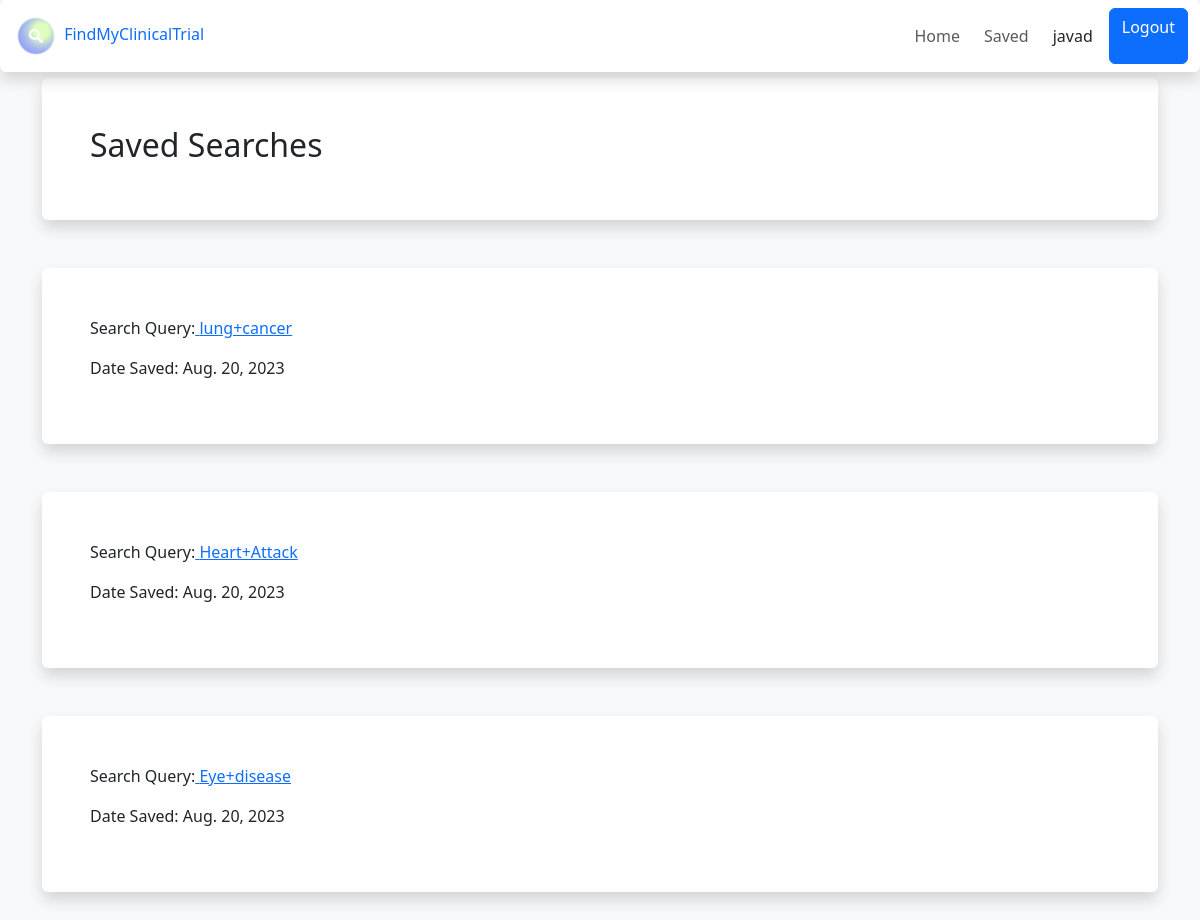
The app's page /saved_searches/ (signed in) with its own data.
### apiconnect/models.py (models this page shows)
class Search(models.Model):
    owner = models.ForeignKey(User, on_delete=models.CASCADE, null=True)
    query = models.TextField(null=False, blank=False)
    saved = models.DateField(auto_now=True)
    class Meta:
            ordering = ['-saved']

### apiconnect/views.py (the view)
# urls.py: path('saved_searches/', views.saved_searches, name='saved_searches'),
@login_required
def saved_searches(request):
    searches_query = Search.objects.filter(owner=request.user).order_by('-saved')
    searches = []
    idx = 1
    for item in searches_query:
        cond_idx = item.query.find('cond=')
        ampersand_idx = item.query.find('&filter')
        search_q = item.query[cond_idx + 5: ampersand_idx] if ampersand_idx != -1 else ''
        print(search_q)
        item_dict = {
            'idx' : idx,
            'search': search_q,
            'query': item.query,
            'saved': item.saved,
        }
        searches.append(item_dict)
        idx += 1
    print(searches)
    context = {'searches': searches}
    return render(request, 'apiconnect/saved_searches.html', context)

### apiconnect/templates/apiconnect/saved_searches.html (shortened to what this page needs)
{% extends 'main.html' %}
{% block content %}
<div class="shadow p-5 mt-5 mb-5 bg-white rounded" id="resultsTable" style="overflow: auto;">
<h2>Saved Searches</h2>
</div>
    {% for search in searches %}
    <div class="shadow p-5 mt-5 mb-5 bg-white rounded" id="resultsTable" style="overflow: auto;">
        <p>Search Query:<a href="#" onclick="submitForm('{{ search.idx }}'); return false;"> {{ search.search }} </a> </p>
        <p>Date Saved: {{ search.saved }}</p>
    </div>
    {% empty %}
    <div class="shadow p-5 mt-5 mb-5 bg-white rounded" id="resultsTable" style="overflow: auto;">
        No saved searches yet.
    {% endfor %}
    </div>
{% endblock %}

### templates/navbar.html (shortened to what this page needs)
{% load static %}
<nav id="mdb-navbar" class="  navbar fixed-top navbar-expand-lg navbar-light bg-white shadow rounded" >
    <div class="container-fluid">
        <a href="{% url 'home' %}" class="header__logo text-decoration-none">
            <img class="img-fluid" src="{% static 'apiconnect/images/logo.png' %}" style="width: 3em;" />
            <span>FindMyClinicalTrial</span>
        </a>
      <span id="dpl-navbar-new-right-buttons" class="navbar-nav ms-auto d-flex flex-row">
      <ul id="main-navbar" class="nav navbar-nav nav-flex-icons ml-auto ms-auto flex-row">
        <li class="nav-item m-2 me-lg-0 ">
            <a class="nav-link" href="/">
              <span class="d-none d-lg-inline-block">Home</span>
            </a>
        </li>
        {% if request.user.is_authenticated %}
        <li class="nav-item m-2 me-lg-0 ">
          <a class="nav-link" href="{% url 'saved' %}">
            <span class="d-none d-lg-inline-block">Saved</span>
          </a>
        </li>
        {% endif %}
        {% if request.user.is_authenticated %}
        <span class="m-3">{{request.user}}</span>
        <a class="btn btn-primary" href="{% url 'logout' %}">Logout</a>
        {% else %}
        <a class="btn btn-primary" href="{% url 'login' %}">Login</a>
        {% endif %}
    </div>
</nav>
<header class="header header--loggedIn">
    <div class="container">
        <form  method="GET" action="{% url 'home' %}">
            <label>
            </label>
        </form>
    </div>
</header>

### records on screen
Search: saved "Aug. 20, 2023"
Search: saved "Aug. 20, 2023"
Search: saved "Aug. 20, 2023"

### other values on screen
{{ request.user }} "javad"
{{ search.search }} "lung+cancer" "Heart+Attack" "Eye+disease"
